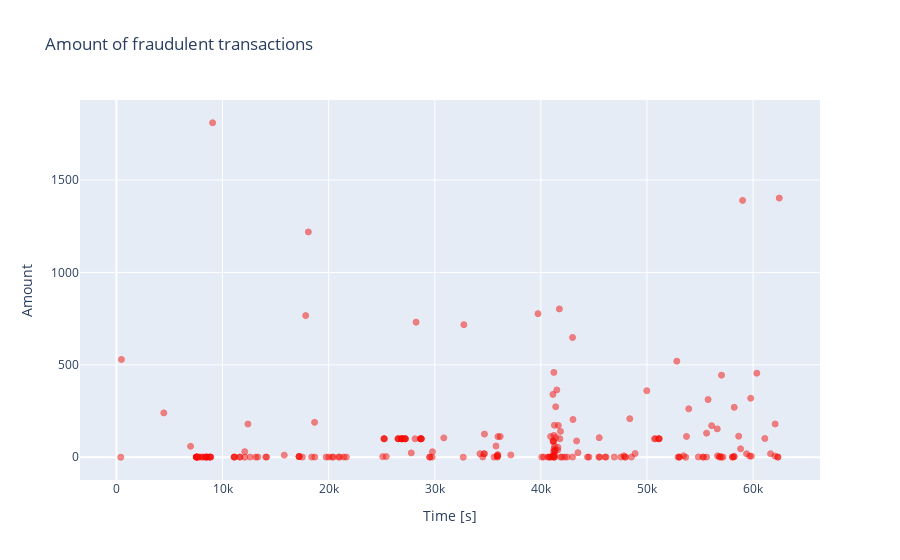

The cell this chart's notebook holds for it:
### Code cell
fraud = data_df.loc[data_df['Class'] == 1]

trace = go.Scatter(
    x = fraud['Time'],y = fraud['Amount'],
    name="Amount",
     marker=dict(
                color='rgb(238,23,11)',
                line=dict(
                    color='red',
                    width=1),
                opacity=0.5,
            ),
    text= fraud['Amount'],
    mode = "markers"
)
data = [trace]
layout = dict(title = 'Amount of fraudulent transactions',
          xaxis = dict(title = 'Time [s]', showticklabels=True),
          yaxis = dict(title = 'Amount'),
          hovermode='closest'
         )
fig = dict(data=data, layout=layout)
iplot(fig, filename='fraud-amount')

### Figure 1 — Plotly figure (JSON) as saved in the notebook; plotly's stock layout.template omitted (floating-point values rounded to 4 significant figures; data arrays with more than 128 entries replaced by an {"elided": "..."} marker saying what was removed)
{"data": [{"marker": {"color": "rgb(238,23,11)", "line": {"color": "red", "width": 1}, "opacity": 0.5}, "mode": "markers", "name": "Amount", "text": {"elided": "211 float values"}, "x": {"elided": "211 int values"}, "y": {"elided": "211 float values"}, "type": "scatter"}], "layout": {"hovermode": "closest", "title": {"text": "Amount of fraudulent transactions"}, "xaxis": {"showticklabels": true, "title": {"text": "Time [s]"}}, "yaxis": {"title": {"text": "Amount"}}}}
